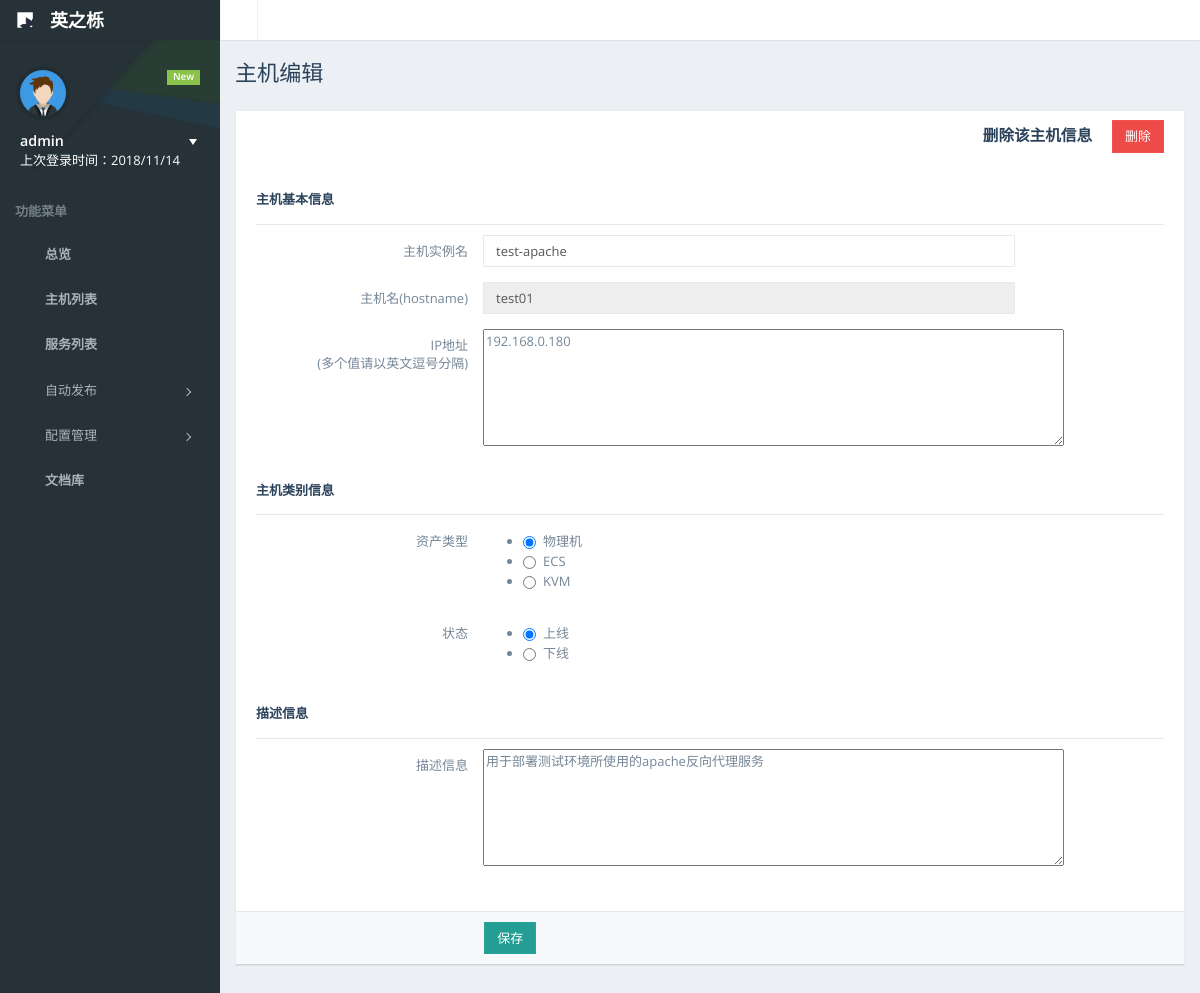
Page /hostedit_test01/ (signed in) on the committed database.
### hostmanager/models.py (models this page shows, shortened)
class EteamsHost(models.Model):
    hostinstancename = models.CharField(max_length=100)               # 主机实例名，可以重复
    hostname = models.CharField(max_length=100, unique=True)          # 主机名
    hostipaddr = models.CharField(max_length=100)                     # 主机IP地址
    hosttype = models.IntegerField()                                  # 资产类型 1=物理机 2=ECS云服务器 3=KVM虚拟机
    hostdesc = models.CharField(max_length=500, null=True)            # 描述
    hoststatus = models.IntegerField()                                # 状态 1=上线 2=下线

### hostmanager/views.py (the view, shortened to what this page needs)
# urls.py: url(r'^hostedit_(?P<hostname>.*)/', views.HostEdit.as_view()),
class HostEdit(views.View):
    @method_decorator(auth_check)
    def get(self, request, *args, hostname=None, **kwargs):
        msg = {}
        user = request.session.get('user', '游客')
        msg.update({'user': user})
        is_admin = models.SystemUser.objects.filter(username=user).values('is_admin')[0].get('is_admin')
        msg.update({'is_admin':is_admin})     # 如果是管理员，则在主机编辑页面内可以看到删除按钮
        host = models.EteamsHost.objects.filter(hostname=hostname)[0]
        if not host:
            return HttpResponse("<h1>error, host not found</h1>")
        else:
            row_dict = {
                'hostinstancename':host.hostinstancename,
                'hostname':host.hostname,
                'hostname_hide':host.hostname,
                'hostipaddr':host.hostipaddr,
                'hosttype':host.hosttype,
                'hostdesc':host.hostdesc,
                'hoststatus':host.hoststatus,
            }
            obj = forms.HostForm(initial=row_dict)          # 初始化编辑页面
            return render(request, "hostedit.html", {'msg':msg, 'oo':obj})

### hostmanager/views.py (called while the page is built)
def auth_check(func):
    def inner(request, *args, **kwargs):
        is_auth = request.session.get('is_auth', False)
        if not is_auth:
            request.session['redirect_target'] = request.path
            return redirect("/login")
        else:
            return func(request, *args, **kwargs)
    return inner

### templates/hostedit.html (shortened to what this page needs)
{% extends "base.html" %}
{% block css_js %}
    <link href="/static/plugins/datatables/media/css/dataTables.bootstrap.css" rel="stylesheet">
	<link href="/static/plugins/datatables/extensions/Responsive/css/dataTables.responsive.css" rel="stylesheet">
{% endblock %}
{% block content-container %}
    <div id="page-title">
        <h1 class="page-header text-overflow">主机编辑</h1>
    </div>
    <div id="page-content">
        <div class="panel">
                    <div class="panel-heading">
                        {% if msg.is_admin == 1 %}
                            <a class=" btn btn-danger" href="/hostdelete/" style="float: right; margin-top: 10px; margin-right: 20px;">删除</a>
                            <h3 class="panel-title" style="float: right">删除该主机信息</h3>
                        {% else %}
                            <h3 class="panel-title" style="text-align: right">更改主机信息后保存</h3>
                        {% endif %}
                    </div>
                    <form action="/hostedit/" class="form-horizontal" method="post">
                        <div class="panel-body">
                            <p class="bord-btm pad-ver text-main text-bold">主机基本信息</p>
                            <fieldset>
                                <div class="form-group">
                                    <label class="col-lg-3 control-label">主机实例名</label>
                                    <div class="col-lg-7">
                                        {{ oo.hostinstancename }}
                                    </div>
                                </div>
                                <div class="form-group">
                                    <label class="col-lg-3 control-label">主机名(hostname)</label>
                                    <div class="col-lg-7">
                                        {{ oo.hostname }}
                                    </div>
                                </div>
                                <div class="form-group">
                                    <label class="col-lg-3 control-label">IP地址<br/>(多个值请以英文逗号分隔)</label>
                                    <div class="col-lg-7">
                                        {{ oo.hostipaddr }}
                                    </div>
                                </div>
                            </fieldset>
                            <p class="bord-btm pad-ver text-main text-bold">主机类别信息</p>
                            <fieldset>
                                <div class="form-group">
                                    <label class="col-lg-3 control-label">资产类型</label>
                                    <div class="col-lg-7">
                                        <div class="radio">
                                            {{ oo.hosttype }}
                                        </div>
                                    </div>
                                </div>
                                <div class="form-group">
                                    <label class="col-lg-3 control-label">状态</label>
                                    <div class="col-lg-7">
                                        <div class="radio">
                                            {{ oo.hoststatus }}
                                        </div>
                                    </div>
                                </div>
                            </fieldset>
                            <p class="bord-btm pad-ver text-main text-bold">描述信息</p>
                            <fieldset>
                                <div class="form-group">
                                    <label class="col-lg-3 control-label">描述信息</label>
                                    <div class="col-lg-7">
                                        {{ oo.hostdesc }}
                                    </div>
                                </div>
                            </fieldset>
                        </div>
                        <div class="panel-footer">
                            <div class="row">
                                <div class="col-sm-7 col-sm-offset-3">
                                    <button class="btn btn-mint" type="submit">保存</button>
                                </div>
                            </div>
                        </div>
                    </form>
                </div>
    </div>
{% endblock %}

### rows in the picture
EteamsHost: hostinstancename "test-apache", hostname "test01", hostipaddr "192.168.0.180", hosttype "☑ 物理机 ☐ ECS ☐ KVM", hoststatus "☑ 上线 ☐ 下线", hostdesc "用于部署测试环境所使用的apache反向代理服务"

### other values in the picture
{{ msg.user }} "admin"
